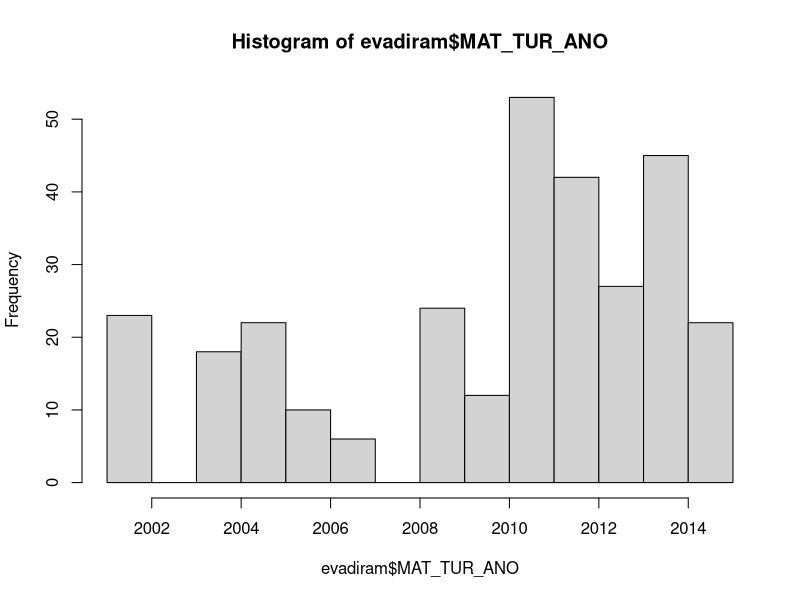
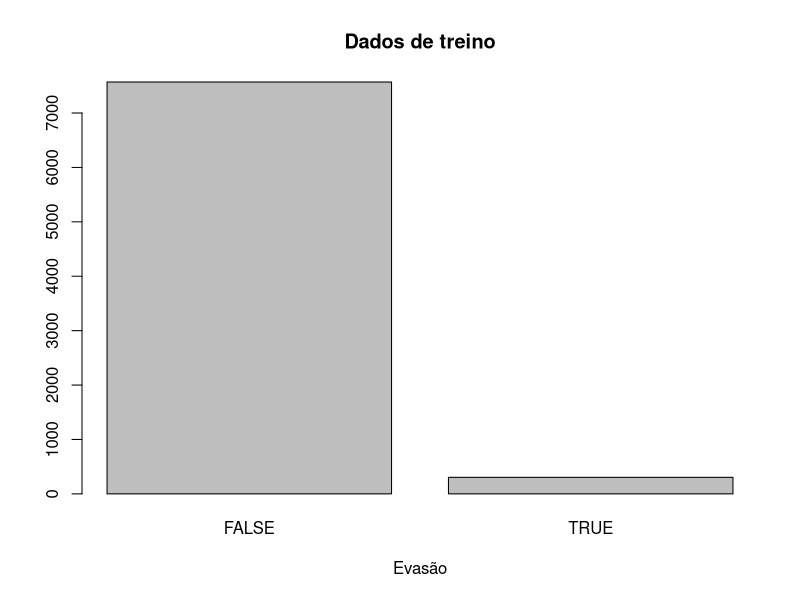
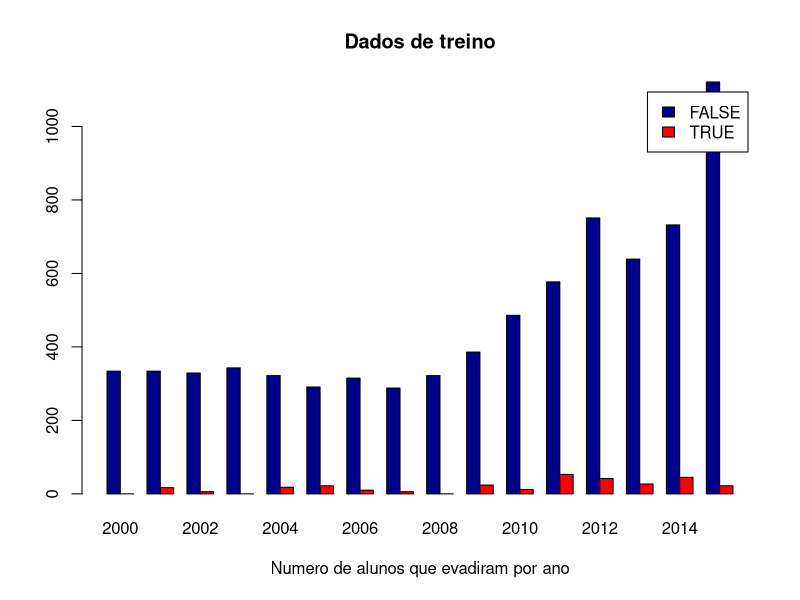
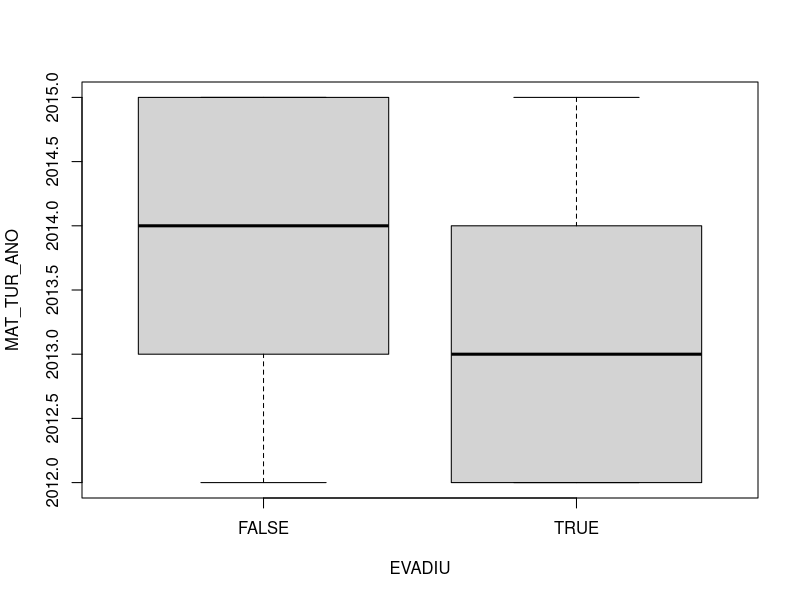
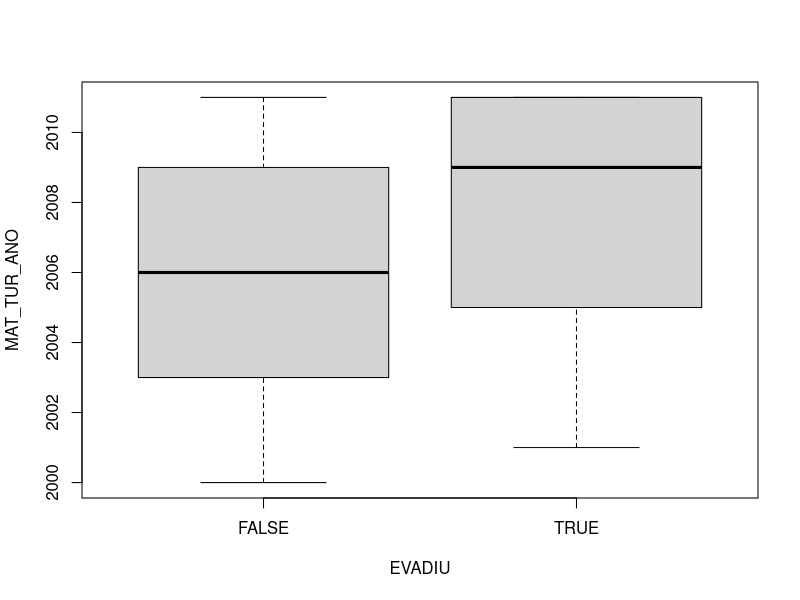

The R source for these figures, in order:
## ---- chunk 1
knitr::opts_chunk$set(echo = TRUE)
## ---- chunk 2
#imports
library(readr)
library(dplyr)
library(ggplot2)

treino_classificacao <- read_csv("treino_classificacao.csv")

## ---- chunk 3
evadiram <- treino_classificacao[treino_classificacao$EVADIU == TRUE, ]
naoEvadiram <- treino_classificacao[treino_classificacao$EVADIU == FALSE, ]

#Alunos que evadiram por ano -- ano que mais houve evasao de alunos: 2011
hist(evadiram$MAT_TUR_ANO)

## ---- chunk 4
# Simple Bar Plot
counts <- table(treino_classificacao$EVADIU)
barplot(counts, main="Dados de treino",
        xlab="Evasão") 


#Confirma o que o histograma mostrou, mais pessoas evadiram em 2011
counts <- table(treino_classificacao$EVADIU, treino_classificacao$MAT_TUR_ANO)
barplot(counts, main="Dados de treino",
        xlab="Numero de alunos que evadiram por ano", col=c("darkblue","red"),
        legend = rownames(counts), beside=TRUE)
## ---- chunk 5
prop.table(table(treino_classificacao$EVADIU))

## ---- chunk 6


library(tidyr)
library(dplyr)
library(plyr)

##fez enem ou nao fez enem


novoatributo <- treino_classificacao %>%
  group_by(MAT_ALU_MATRICULA)


novoatributo[novoatributo$MAT_TUR_ANO <= 2011, "enem"] <- 0
novoatributo[novoatributo$MAT_TUR_ANO > 2011, "enem"] <- 1

View(novoatributo)


evadiram <- novoatributo[novoatributo$EVADIU == TRUE, ]
naoEvadiram <- novoatributo[novoatributo$EVADIU == FALSE, ]

##quantos que fizeram enem evadiram
##quantos que nao fizeram enem evadiram

fizeramEnem <- novoatributo[novoatributo$enem == 1, ]
naoFizeramEnem <- novoatributo[novoatributo$enem == 0, ]

boxplot(MAT_TUR_ANO~EVADIU,data=fizeramEnem)
boxplot(MAT_TUR_ANO~EVADIU,data=naoFizeramEnem)

prop.table(table(fizeramEnem$EVADIU))
prop.table(table(naoFizeramEnem$EVADIU))


#boxplot(MAT_TUR_ANO~enem,data=naoEvadiram)
